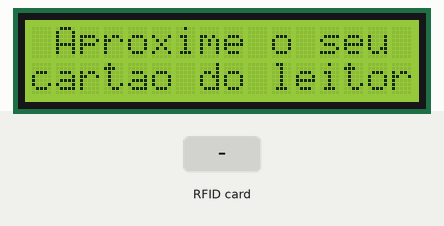
Recording of a sketch running on a simulated Arduino Uno, built with avr-gcc and run on an emulated ATmega328P. On the bench: 16×2 character LCD. The test bench sets the inputs (shaded band). What the sketch prints to the serial monitor is not drawn.

Above: at 1.3 s.
1.4 s: RFID card 2A 81 D2 C4 held to the reader
At 1.9 s:
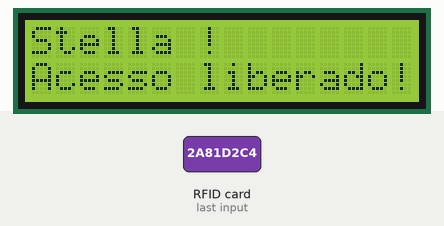
2.9 s: RFID card 8A E8 CE C4 held to the reader
At 5.4 s:
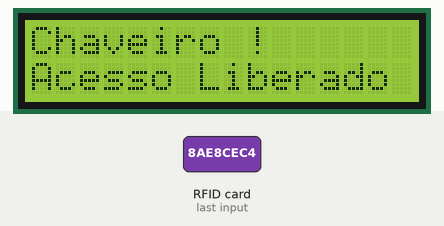
5.9 s: RFID card 5E 7A 19 C4 held to the reader
At 9.0 s:
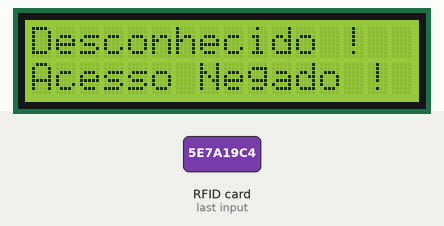
Timing chart, 0 to 10.5 s (numbered marks = the images above; inputs shaded):
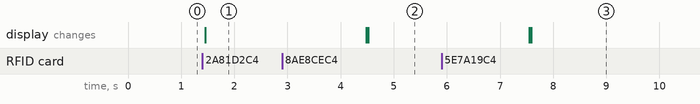

The sketch:

CodigoLeitor_ComLCDmodulo.ino
```cpp
//Programa : Controle de Acesso via cartão RFID mostrando dados no LCD Arduino
/*Modificado por: Stella Azevedo Marques*/

#include <SPI.h>
#include <MFRC522.h>
#include <Wire.h>
#include <LiquidCrystal_I2C.h>

#define SS_PIN 10
#define RST_PIN 9
MFRC522 mfrc522(SS_PIN, RST_PIN);   // Cria a instancia do tipo MFRC522.

// Inicializa o display no endereco 0x3f
LiquidCrystal_I2C lcd(0x3f,2,1,0,4,5,6,7,3, POSITIVE);

char st[20];

void setup()
{
  // Inicia a serial
  Serial.begin(9600);
  // Inicia  SPI bus para o funcionamento do Cartão RFID
  SPI.begin();
  // Inicia MFRC522
  mfrc522.PCD_Init();
  Serial.println("Aproxime a TAG");
  Serial.println();
  //Define o número de colunas e linhas do LCD:
  lcd.begin(16, 2);
  mensageminicial();
}

void loop()
{
  // Verifica se existe um novo cartão
  if ( ! mfrc522.PICC_IsNewCardPresent())
  {
    return;
  }
  // verifica existencia do cartão
  if ( ! mfrc522.PICC_ReadCardSerial())
  {
    return;
  }
  //Mostra UID na serial
  Serial.print("UID da tag :");
  String conteudo= "";
  byte letra;
  for (byte i = 0; i < mfrc522.uid.size; i++)
  {
     Serial.print(mfrc522.uid.uidByte[i] < 0x10 ? " 0" : " ");
     Serial.print(mfrc522.uid.uidByte[i], HEX);
     conteudo.concat(String(mfrc522.uid.uidByte[i] < 0x10 ? " 0" : " "));
     conteudo.concat(String(mfrc522.uid.uidByte[i], HEX));
  }

  // Parte de teste do cartão
  Serial.println();
  Serial.print("Mensagem : ");
  conteudo.toUpperCase();
  if (conteudo.substring(1) == "2A 81 D2 C4") //UID 1 - chaveiro 1
  {
    Serial.println("Stella !");
    Serial.println();
    lcd.clear();
    lcd.setCursor(0,0);
    lcd.print("Stella !");
    lcd.setCursor(0,1);
    lcd.print("Acesso liberado!");
    delay(3000);
    mensageminicial();
  }

  if (conteudo.substring(1) == "8A E8 CE C4") //UID 2 - chaveiro 2
  {
    Serial.println("Chaveiro !");
    Serial.println();
    lcd.clear();
    lcd.setCursor(0,0);
    lcd.print("Chaveiro !");
    lcd.setCursor(0,1);
    lcd.print("Acesso Liberado !");
    delay(3000);
    mensageminicial();
  }else{
    if((conteudo.substring(1) != "2A 81 D2 C4")&&(conteudo.substring(1) != "8A E8 CE C4")){
        Serial.println("Acesso Negado!");
        Serial.println();
        lcd.clear();
        lcd.setCursor(0,0);
        lcd.print("Desconhecido !");
        lcd.setCursor(0,1);
        lcd.print("Acesso Negado !");
        delay(3000);
        mensageminicial();
    }

  }
}

//Mensagem inicial do LCD
void mensageminicial()
{
  lcd.clear();
  lcd.print(" Aproxime o seu");
  lcd.setCursor(0,1);
  lcd.print("cartao do leitor");
}
```

Measured:
- after the input at 1.4 s, the display: changes after 0.06 s (image 1)
- after the input at 2.9 s, the display: first differs from a run without the input after 1.6 s (image 2)
- after the input at 5.9 s, the display: first differs from a run without the input after 1.7 s (image 3)
